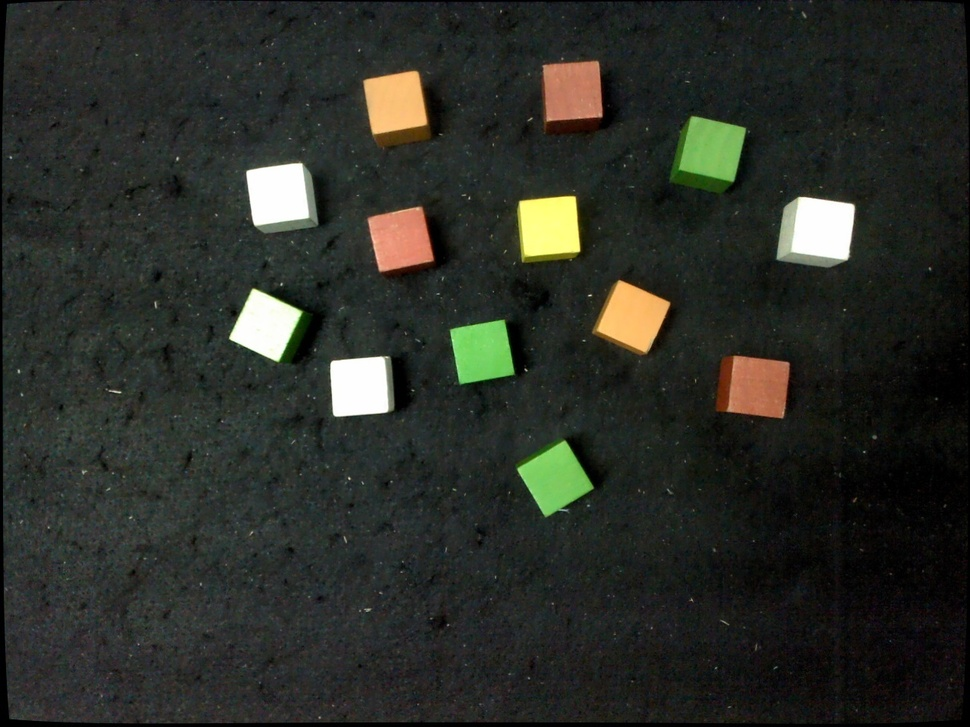
#> input picture RoboticsCourse/src/send_script/images/cv_image.jpg, 970 x 727 px, shrunk from 1280 x 960 before the run, found by its file name
$ python process_frame.py ../images/cv_image.jpg
#> lines starting #> are read from the running program, lines starting #| are printed output that depends on the picture; after the words box and inside, x2 and y2 are one past the last pixel; in counts of white or black regions, pixels touching at a corner belong together
#> in main, src_image is the input picture: shape (727, 970, 3); mean B, G, R 39.7, 46.1, 43.2
import cv2
import sys
import numpy as np
import matplotlib.pyplot as plt

def get_line_endpoints(cx, cy, angle_rad, width, height):
    # angle_rad = angle_deg*np.pi//180
    """Calculate line endpoints for drawing principal orientation."""
    tan_theta = np.tan(angle_rad)
    if np.abs(np.cos(angle_rad)) < 1e-6:
        return (int(cx), 0), (int(cx), height - 1)
    else:
        x0, y0 = 0, tan_theta * (0 - cx) + cy
        x1, y1 = width - 1, tan_theta * (width - 1 - cx) + cy
        x2, y2 = (0 - cy) / tan_theta + cx, 0
        x3, y3 = (height - 1 - cy) / tan_theta + cx, height - 1
        points = [
            (int(x0), int(y0)) if 0 <= y0 <= height - 1 else None,
            (int(x1), int(y1)) if 0 <= y1 <= height - 1 else None,
            (int(x2), int(y2)) if 0 <= x2 <= width - 1 else None,
            (int(x3), int(y3)) if 0 <= x3 <= width - 1 else None
        ]
        points = [p for p in points if p is not None]
        return points[:2] if len(points) >= 2 else ((cx - 1000, cy - 1000), (cx + 1000, cy + 1000))

def display_image(image, title):
    """Helper function to display an image with a title."""
    plt.figure()
    plt.imshow(image, cmap='gray' if len(image.shape) == 2 else None)
    plt.title(title)
    plt.axis('off')
    plt.show()

def process_frame(frame, display_steps=False):
    """
    Process a single frame to extract object centroids and principal angles.

    Args:
        frame (numpy.ndarray): Input frame (grayscale image).
        display_steps (bool): Whether to display intermediate steps.

    Returns:
        list[dict]: List of dictionaries containing centroid coordinates and angles.
        numpy.ndarray: Image with annotated results.
    """
#> called with display_steps = True
    frame = cv2.cvtColor(frame, cv2.COLOR_BGR2GRAY)
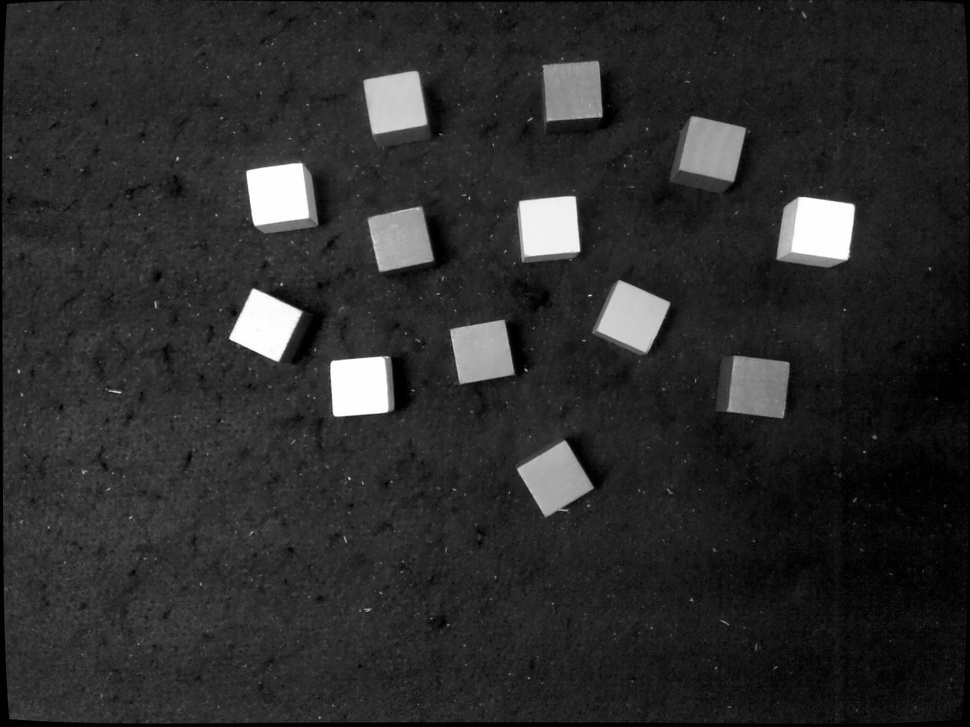
#> frame: shape (727, 970); min 0, max 255, mean 44.5
    work_image = frame.copy()


    print("ok1")

    # Apply Gaussian blur
    work_image = cv2.GaussianBlur(work_image, (13, 13), 0)
    print("ok1.5")
    if display_steps:
        print("ok2.11")
        display_image(work_image, "After Gaussian Blur")
        print("ok2")
    print("ok2.25")
    # Thresholding (Otsu's method)
    print("ok2.5")
    _, work_image = cv2.threshold(work_image, 0, 255, cv2.THRESH_BINARY + cv2.THRESH_OTSU)
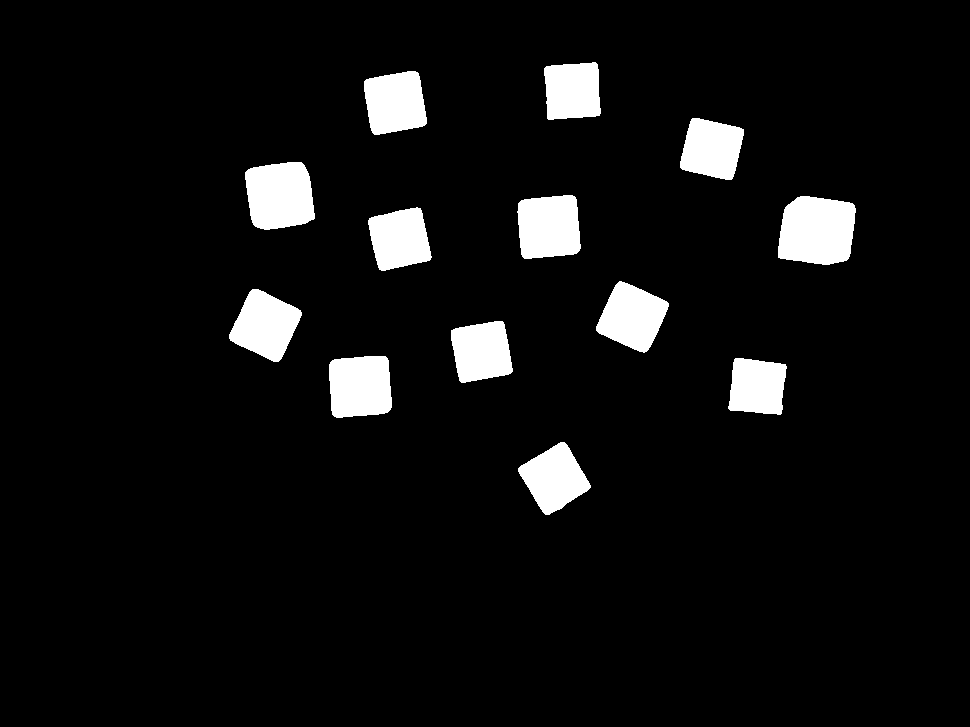
#> work_image: shape (727, 970); 6.1% white; 13 white regions, largest, box (x1, y1, x2, y2) and area: (778, 196, 856, 265) 4504, (245, 162, 315, 230) 3949, (517, 195, 581, 259) 3555
    print("ok3")
    if display_steps:
        display_image(work_image, "After Thresholding")
    print("ok4")
    # Morphological opening
    kernel = cv2.getStructuringElement(cv2.MORPH_RECT, (3, 3))
    print("ok5")
    work_image = cv2.morphologyEx(work_image, cv2.MORPH_OPEN, kernel, iterations=2)
#> work_image: shape (727, 970); 6.1% white; 13 white regions, largest, box (x1, y1, x2, y2) and area: (778, 196, 856, 265) 4504, (245, 162, 315, 230) 3949, (518, 195, 581, 259) 3553
    if display_steps:
        print("ok5.5")
        display_image(work_image, "After Morphological Opening")
    print("ok6")
    # Dilation
    work_image = cv2.dilate(work_image, kernel, iterations=1)
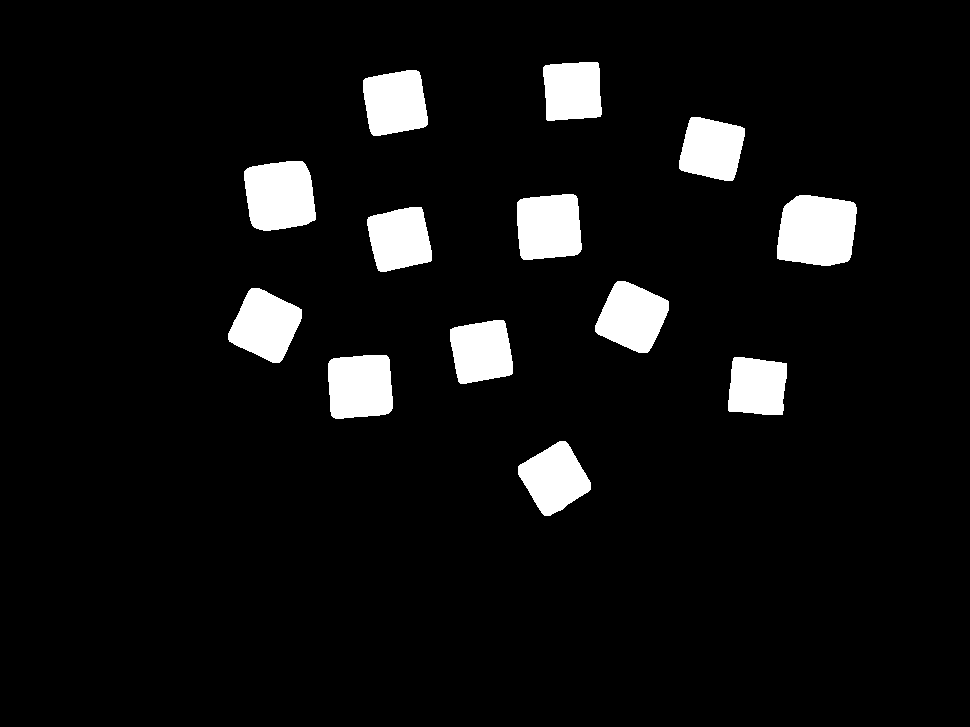
#> work_image: shape (727, 970); 6.6% white; 13 white regions
    print("ok7")
    if display_steps:
        display_image(work_image, "After Dilation")
    print("ok8")
    # Find contours
    contours, _ = cv2.findContours(work_image, cv2.RETR_EXTERNAL, cv2.CHAIN_APPROX_SIMPLE)
#> contours = 13 contours; largest, box (x1, y1, x2, y2) and area: (777, 195, 857, 266) 4676, (244, 161, 316, 231) 4112, (517, 194, 582, 260) 3696, (328, 355, 393, 419) 3649, (228, 288, 302, 363) 3522

    # Create a copy of the original frame to draw the contours on
    contour_image = cv2.cvtColor(frame, cv2.COLOR_GRAY2BGR)  # Convert grayscale to BGR to draw in color
    # Draw contours on the contour_image
    cv2.drawContours(contour_image, contours, -1, (0, 255, 0), 2)  # Green contours with thickness 2
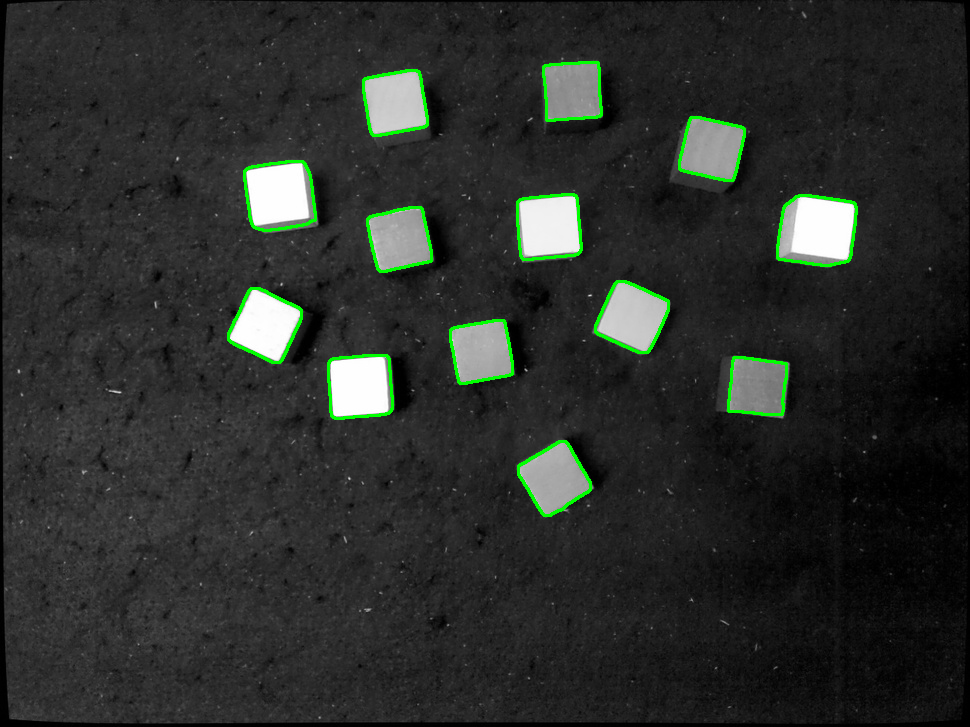
#> contour_image: shape (727, 970, 3); mean B, G, R 43.3, 46.8, 43.3
    if display_steps:
        display_image(contour_image, "contour_image")


    print("ok9")

    height, width = frame.shape
#> height = 727; width = 970

    print("ok10")

    result_image = cv2.cvtColor(frame, cv2.COLOR_GRAY2BGR)

    # display_image(canny_image, "Canny Edge Detection")

    print("ok11")
    # List to store results
    objects_info = []
    print("ok12")
    for cnt in contours:
        M = cv2.moments(cnt)
        if M['m00'] == 0:
            continue  # Skip degenerate cases
        cx = int(M['m10'] / M['m00'])
        cy = int(M['m01'] / M['m00'])
        mu20 = M['mu20']
        mu02 = M['mu02']
        mu11 = M['mu11']
        angle_rad = 0.5 * np.arctan2(2 * mu11, mu20 - mu02)

        # angle_rad = 0.5 * np.arctan2(2 * mu11, mu20 - mu02)

        print("ok13")
        angle_deg = angle_rad * 180 / np.pi
        print("ok14")

        # Normalize the angle to range [0, 180]
        # angle_deg -=5
        if angle_deg < 0:
            angle_deg += 180  # Convert negative angles to positive
            angle_deg -=5
        else:
            angle_deg +=5

        #fit bounding rectangle around contour
        rotatedRect = cv2.minAreaRect(cnt)
        #getting centroid, width, height and angle of the rectangle conture
        (cx1, cy1), (width1, height1), angle = rotatedRect
        # [13 lines of commented-out code are left out]
        box = cv2.boxPoints(rotatedRect)  # Get the 4 corners of the rectangle
        box = np.int0(box)  # Convert to integer points for drawing
        cv2.drawContours(result_image, [box], 0, (0, 255, 0), 2)  # Draw the rotated rectangle
        cv2.circle(result_image, (int(cx), int(cy)), 5, (0, 0, 255), -1)  # Draw the centroid

        # Midpoint calculation (between points box[3] and box[2])
        midx = (box[3][0] + box[2][0]) / 2
        midy = (box[3][1] + box[2][1]) / 2  # Fix the incorrect summation for y-coordinate

        cv2.circle(result_image, (int(midx), int(midy)), 5, (0, 255, 255), -1)  # Draw the centroid

        # Now, we have the midpoint (midx, midy) and the centroid (cx, cy)
        # Calculate the angle between the center (cx, cy) and the midpoint (midx, midy)
        # angle_rad2 = np.arctan((midy - cy)/ (midx - cx))  # Arctangent of the difference in y and x coordinates
        angle_rad2 = np.arctan2((midy - cy), (midx - cx))  # Arctangent of the difference in y and x coordinates


        angle_deg2 = angle_rad2 * 180 / np.pi  # Convert from radians to degrees
        # <Debug> we want to choose the Shorter edge of the rotated rect to compute the angle between Vertical
        #https://stackoverflow.com/a/21427814/3661547
        if(width1 > height1):
            angle_deg2 = angle_deg2+180
        else:
            angle_deg2 = angle_deg2+90

        angle_rad2 = angle_deg2 * np.pi / 180

        # [19 lines of commented-out code are left out]
        cv2.circle(result_image, (cx, cy), 5, (0, 0, 255), -1)

        # Draw principal axis
        pt1, pt2 = get_line_endpoints(cx, cy, angle_rad2, width, height)
        cv2.line(result_image, pt1, pt2, (255, 0, 0), 2)
        print("ok15")
        # Add to results


        objects_info.append({"centroid": (cx, cy), "angle_deg": angle_deg2})
        print("ok16")
#> this loop made 13 passes
#> (cx, cy, mu20, mu02, mu11, angle_rad, angle_deg, cx1) on passes 1 to 11: (554, 477, 871824.3, 916766.4, 2772.1, 1.51, 91.48, 554.5), (756, 386, 699518.2, 682307.1, 5287.9, 0.275, 20.78, 757.3), (359, 386, 1126822.6, 1072539, -24684.7, -0.369, 153.9, 359.6), (481, 351, 823086.3, 824780.3, -2241.4, -0.966, 119.6, 481.1), (264, 324, 1005271.1, 1042749, -8508.6, -1.36, 97.21, 265.1), (631, 316, 1012602.2, 974809.7, -822.3, -0.0217, 173.8, 632.1), (399, 238, 833553.3, 832787, 27.97, 0.0364, 7.09, 399.1), (816, 230, 2007813.5, 1588184.8, -101226, -0.225, 162.1, 816.7), (548, 226, 1127553.7, 1129031.1, -25522.6, -0.8, 129.2, 548.4), (279, 195, 1397564.6, 1366859.1, 33282.5, 0.569, 37.62, 279.6), (711, 148, 837666.3, 787128.2, 138.5, 0.00274, 5.16, 711.4)
#> (printed output is left out)
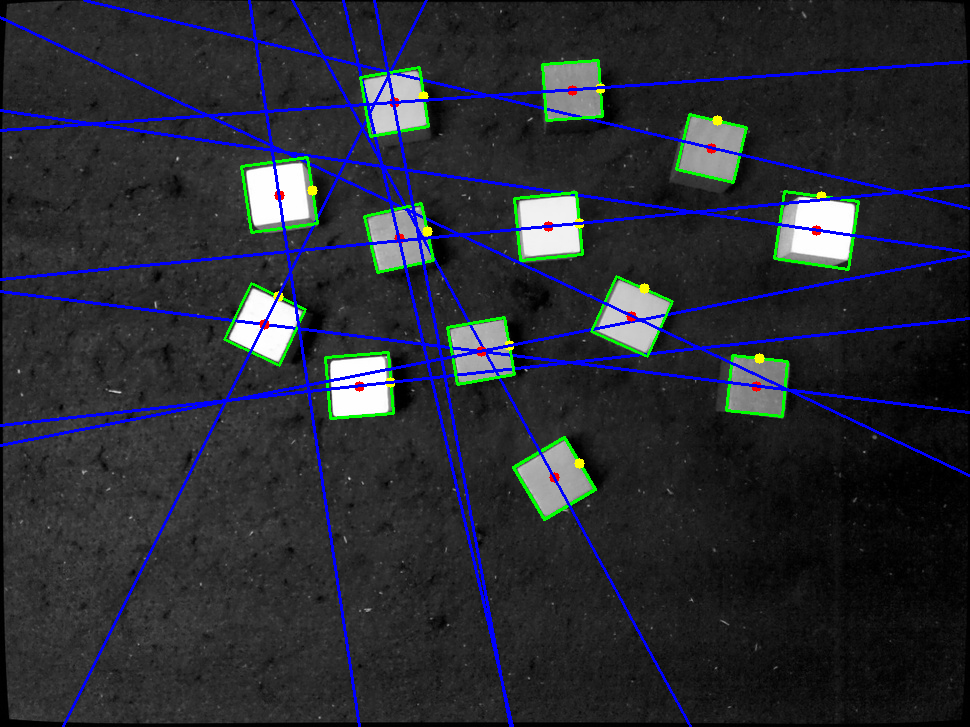
#> result_image: shape (727, 970, 3); mean B, G, R 52.4, 44.1, 41.3
#> after the loop, objects_info = 13 items
    if display_steps:
        display_image(result_image, "contour_image")
    return objects_info, result_image

def get_angle_from_pca(contour):
    # Get the points from the contour
    points = np.array(contour).reshape(-1, 2)  # Reshape contour to a 2D array of points

    # Apply PCA
    mean = np.mean(points, axis=0)
    cov_matrix = np.cov(points.T)

    # Get the eigenvectors (principal components)
    eigenvalues, eigenvectors = np.linalg.eig(cov_matrix)

    # The eigenvector corresponding to the largest eigenvalue represents the main axis
    main_axis = eigenvectors[:, np.argmax(eigenvalues)]

    # Calculate the angle of this axis with respect to the horizontal (x-axis)
    angle_rad = np.arctan2(main_axis[1], main_axis[0])  # y-component over x-component
    angle_deg = angle_rad * 180 / np.pi  # Convert to degrees

    # Normalize angle to be between 0 and 180
    if angle_deg < 0:
        angle_deg += 180

    return angle_deg

def visualize_results(image, objects_info, title):
    """
    Visualize results with centroids and principal angles.

    Args:
        image (numpy.ndarray): Image with annotations.
        objects_info (list[dict]): List of centroids and angles.
        title (str): Title for the plot.
    """
    plt.figure(figsize=(10, 8))
    result_image = cv2.cvtColor(image, cv2.COLOR_BGR2RGB)
    # plt.imshow(result_image)
    plt.title(title)
    plt.axis('on')
    textstr = '\n'.join([f"Centroid: {obj['centroid']}, Angle: {obj['angle_deg']:.2f}°" for obj in objects_info])
    plt.gcf().text(0.02, 0.02, textstr, fontsize=10, verticalalignment='bottom', bbox=dict(facecolor='white', alpha=0.5))
    # plt.show()
    return result_image

# Example usage in another script:
def main():
    # [9 lines of commented-out code are left out]
    src_image = cv2.imread("send_script/images/cv_image.jpg")
    if src_image is None:
        print("Error loading image")
        sys.exit(1)

    # Process the image
    objects_info, annotated_image = process_frame(src_image, True)
#> objects_info = 13 items

    # Visualize results
    result_image = visualize_results(annotated_image, objects_info, "Object Detection Results")
    plt.imshow(result_image)
    plt.show()

if __name__ == "__main__":
    main()
